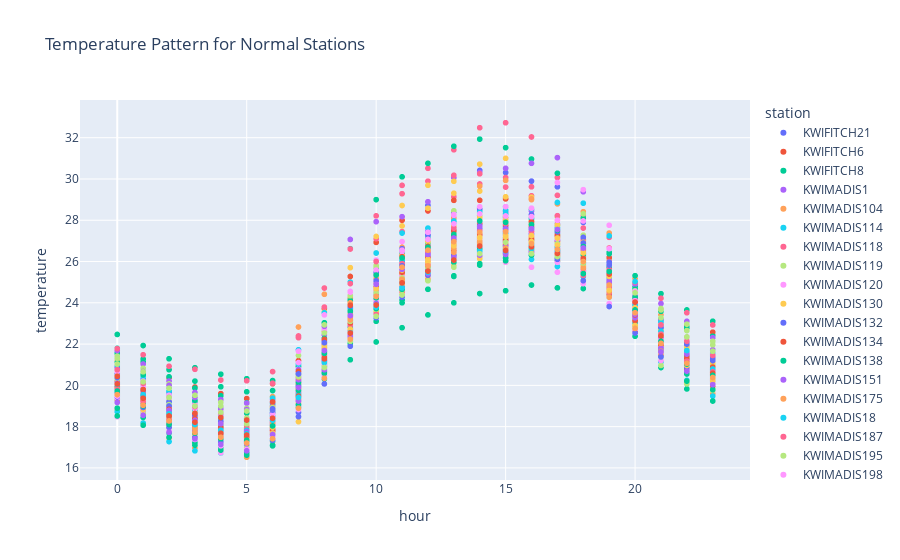

The cell this chart's notebook holds for it:
### Code cell
pe.scatter(gd, x="hour", y="temperature", color='station', title='Temperature Pattern for Normal Stations',)
